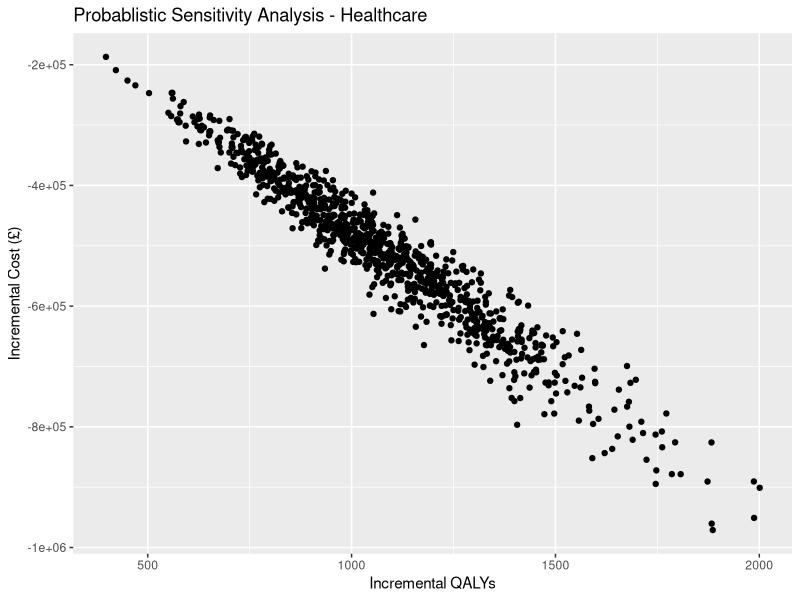
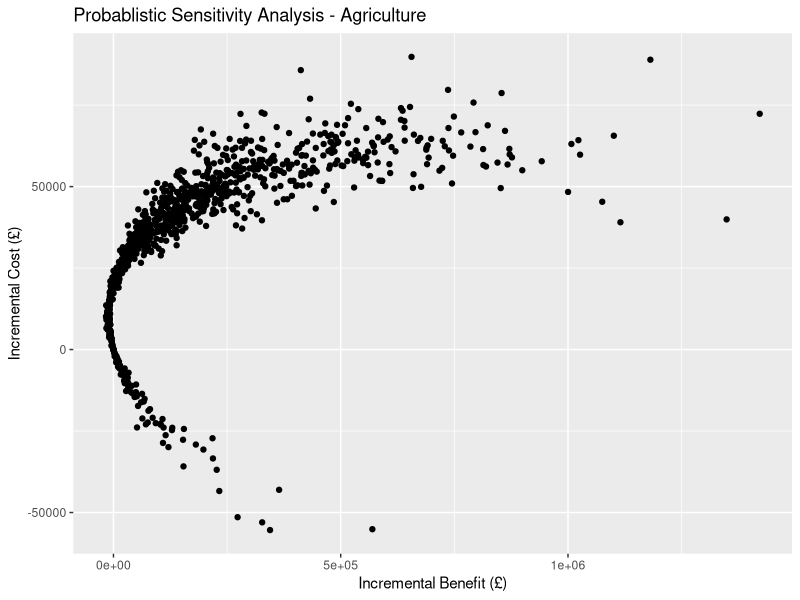
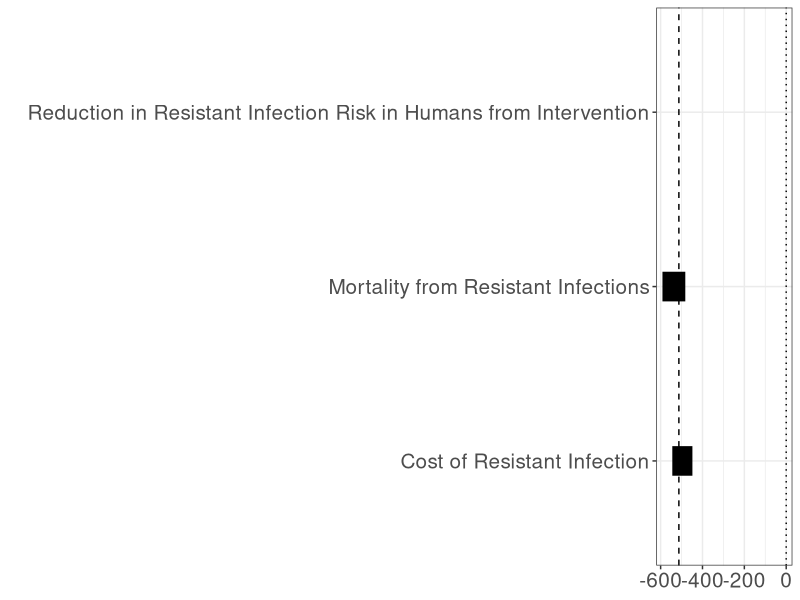
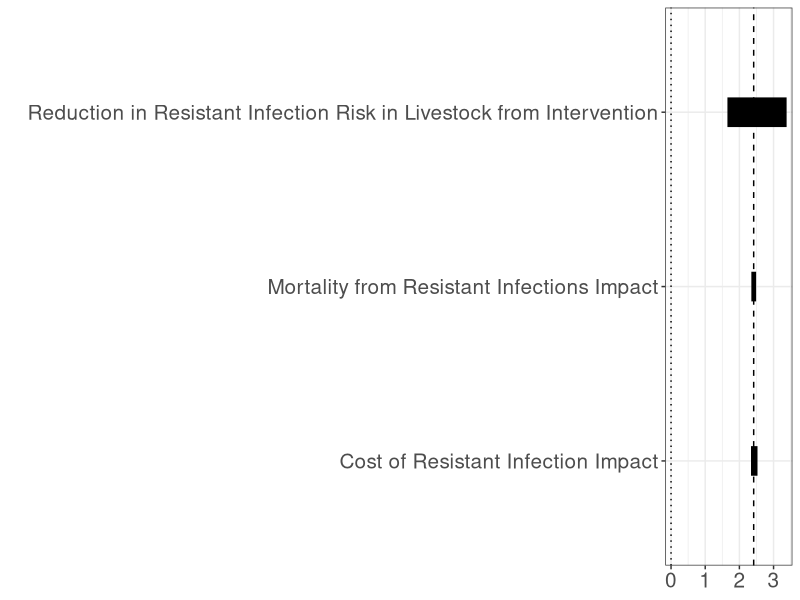

These figures' R source, in order:
####### LIBRARIES & DATA INPUts #######
library(data.table)


###### defined parameters across the sectors ######
n.t <- 10 ## time horizon
dr <- 0.035 ## discount rate
wtp <- 20000 ## willingness to pay per QALY gained

############# model functions
inputs <- read.csv("data/input.csv")
inputs <- as.data.table(inputs)

model <- function(inputs){

inputs[ , value := as.numeric(as.character(value))]

human <- inputs[scenario=="human_0" | scenario=="human_1"]
animal <- inputs[scenario=="animal_0" | scenario=="animal_1"]
intervention <- inputs[scenario=="intervention"]


##### functions used across the sectors##########
f_expvalue <- function(x,y,z){
  ## x is the epi matrix
  ## y is the cost matrix
  ## z is the reward matrix
  results <- matrix(c(sum(x*y),sum(x*z)),1,2)
  return(results)
  
}

f_di <- function(x,y){
  # function to apply a discount rate
  # x is cost
  # y is discount rate 
  x2 <- x - (x*y)
  return(x2)
}


###################*****HUMAN MODEL*****###########################

state_names <- c("well", "res","sus","dead") ## the compartments
transition_names  <- c("birth","r","s","mort_r", "mort_s","mort_w", "rec_r","rec_s")  ## the rates
parameter_names <- c(state_names, transition_names)

state_i <- c(intervention[parameter=="n_population",value], rep(0,length=length(state_names)-1))


m_param <- matrix(rep(0), nrow=n.t, ncol =length(parameter_names))
colnames(m_param) <- parameter_names
rownames(m_param) <- paste("cycle", 0:(n.t-1), sep  =  "")


m_param[ , "r"] <- rep(human[parameter=="well_r",value], n.t)
m_param[ , "s"] <- rep(human[parameter=="well_s",value], n.t)
m_param[ , "mort_r"] <- rep(human[parameter=="r_dead",value], n.t)
m_param[ , "mort_s"] <- rep(human[parameter=="s_dead",value], n.t)
m_param[ , "rec_r"] <- rep(1-(m_param[1,"mort_r"]), n.t)
m_param[ , "rec_s"] <- rep(1-(m_param[1,"mort_s"]), n.t)
m_param[ , "birth"] <- rep(human[parameter=="birth_well",value], n.t)
m_param[ , "mort_w"] <- rep(human[parameter=="well_dead",value], n.t)

m_param[1, 1:length(state_names)] <- state_i

f_human_epi <- function(m_param, n.t){
  for (i in 2:(n.t)){
    m_param[i,"well"] <- m_param[i-1,"well"] -(m_param[i-1,"r"]*m_param[i-1,"well"]) -
      (m_param[i-1,"s"]*m_param[i-1,"well"]) + (m_param[i-1,"birth"]*m_param[i-1,"well"])-
      (m_param[i-1,"mort_w"]*m_param[i-1,"well"])+(m_param[i-1,"rec_r"]*m_param[i-1,"res"])+
      (m_param[i-1,"rec_s"]*m_param[i-1,"sus"])
    
    m_param[i,"res"] <- m_param[i-1,"res"] + (m_param[i-1,"r"]*m_param[i-1,"well"]) - 
      (m_param[i-1,"mort_r"]*m_param[i-1,"res"]) - (m_param[i-1,"rec_r"]*m_param[i-1,"res"])
    
    m_param[i,"sus"] <- m_param[i-1,"sus"] + (m_param[i-1,"s"]*m_param[i-1,"well"])
    - (m_param[i-1,"mort_s"]*m_param[i-1,"sus"]) - (m_param[i-1,"rec_s"]*m_param[i-1,"sus"])
    
    m_param[i,"dead"] <- (m_param[i-1,"mort_r"]*m_param[i-1,"res"]) + (m_param[i-1,"mort_s"]*m_param[i-1,"sus"])+
      (m_param[i-1,"mort_w"]*m_param[i-1,"well"])
    ## note that this is the incidence of death due to how we then multiply with QALY loss but 
    # if change that should also add in + m_param[i-1,"dead"] 
  }
  return(m_param)
}

m_param <- f_human_epi(m_param,n.t)

#### HC system cost ###########
m_cost <- matrix(rep(0), nrow=n.t, ncol =length(parameter_names))
colnames(m_cost) <- parameter_names
rownames(m_cost) <- paste("cycle", 0:(n.t-1), sep  =  "")


c_r <- human[parameter=="r_cost",value]
c_s <- human[parameter=="s_cost",value]
  
cost_i <- c(0,c_r,c_s,0)
  
## start at cycle 1 so you do not multiply initial state vector 
m_cost[2, 1:length(state_names)] <- cost_i

for (j in 1:length(state_names)) {
  for (i in 3:(n.t)){
    m_cost[i,j] <- f_di(m_cost[i-1,j],dr)
  }  
}

#### HC system rewards ##################
m_rwd <- matrix(rep(0), nrow=n.t, ncol =length(parameter_names))
colnames(m_rwd) <- parameter_names
rownames(m_rwd) <- paste("cycle", 0:(n.t-1), sep  =  "")


r_r <- human[parameter=="hrqol_ill",value]
r_s <- human[parameter=="hrqol_ill",value]
r_d <- human[parameter=="hrqol_death",value]

rwd_i <- c(1,r_r,r_s,r_d)

## start at cycle 1 so you do not multiply initial state vector 
m_rwd[2, 1:length(state_names)] <- rwd_i

for (j in 1:length(state_names)) {
  for (i in 3:(n.t)){
    m_rwd[i,j] <- f_di(m_rwd[i-1,j],dr)
  }  
}


###################*****ANIMAL MODEL*****###########################


state_names_a <- c("well", "res","sus","fallen","sold") ## the compartments
transition_names_a  <- c("birth","r","s","mort_r", "mort_s","mort_w", "rec_r","rec_s","w_sold")  ## the rates
parameter_names_a <- c(state_names_a, transition_names_a)

state_i_a <- c(intervention[parameter=="n_animals",value], rep(0,length=length(state_names_a)-1))

m_param_a <- matrix(rep(0), nrow=n.t, ncol =length(parameter_names_a))
colnames(m_param_a) <- parameter_names_a
rownames(m_param_a) <- paste("cycle", 0:(n.t-1), sep  =  "")

m_param_a[ , "r"] <- rep(animal[parameter=="well_r",value], n.t)
m_param_a[ , "s"] <- rep(animal[parameter=="well_s",value], n.t)
m_param_a[ , "mort_s"] <- rep(animal[parameter=="s_dead",value], n.t)
m_param_a[ , "mort_r"] <- rep(m_param_a[1, "mort_s"]+((m_param_a[1, "mort_s"])*(animal[parameter=="r_dead_impact",value])), n.t)
m_param_a[ , "rec_r"] <- rep(1-(m_param[1,"mort_r"]), n.t)
m_param_a[ , "rec_s"] <- rep(1-(m_param[1,"mort_s"]), n.t)
m_param_a[ , "birth"] <- rep(animal[parameter=="birth_well",value], n.t)
m_param_a[ , "mort_w"] <- rep(animal[parameter=="well_dead",value], n.t)
m_param_a[ , "w_sold"] <- rep(animal[parameter=="well_sold",value], n.t)

m_param_a[1, 1:length(state_names_a)] <- state_i_a

f_animal_epi <- function(m_param_a, n.t){
for (i in 2:(n.t)){
  m_param_a[i,"well"] <- m_param_a[i-1,"well"] -(m_param_a[i-1,"r"]*m_param_a[i-1,"well"]) -
    (m_param_a[i-1,"s"]*m_param_a[i-1,"well"]) + (m_param_a[i-1,"birth"]*m_param_a[i-1,"well"])-
    (m_param_a[i-1,"mort_w"]*m_param_a[i-1,"well"])+(m_param_a[i-1,"rec_r"]*m_param_a[i-1,"res"])+
    (m_param_a[i-1,"rec_s"]*m_param_a[i-1,"sus"])-(m_param_a[i-1,"w_sold"]*m_param_a[i-1,"well"])
  
  m_param_a[i,"res"] <- m_param_a[i-1,"res"] + (m_param_a[i-1,"r"]*m_param_a[i-1,"well"]) - 
    (m_param_a[i-1,"mort_r"]*m_param_a[i-1,"res"]) - (m_param_a[i-1,"rec_r"]*m_param_a[i-1,"res"])
  
  m_param_a[i,"sus"] <- m_param_a[i-1,"sus"] + (m_param_a[i-1,"s"]*m_param_a[i-1,"well"])
  - (m_param_a[i-1,"mort_s"]*m_param_a[i-1,"sus"]) - (m_param_a[i-1,"rec_s"]*m_param_a[i-1,"sus"])
  
  m_param_a[i,"fallen"] <- m_param_a[i-1,"fallen"]+(m_param_a[i-1,"mort_r"]*m_param_a[i-1,"res"]) + (m_param_a[i-1,"mort_s"]*m_param_a[i-1,"sus"])+
    (m_param_a[i-1,"mort_w"]*m_param_a[i-1,"well"])
  
  m_param_a[i,"sold"] <- (m_param_a[i-1,"w_sold"]*m_param_a[i-1,"well"])
  ## note that theis is the incidence of death due to how we then multiply with income etc.
  # if change that should also add in + m_param[i-1,"sold"] 
}
return(m_param_a)
}

m_param_a <- f_animal_epi(m_param_a,n.t)

#### farm cost ###########
m_cost_a <- matrix(rep(0), nrow=n.t, ncol =length(parameter_names_a))
colnames(m_cost_a) <- parameter_names_a
rownames(m_cost_a) <- paste("cycle", 0:(n.t-1), sep  =  "")

c_s <- animal[parameter=="s_cost",value]
c_r <- c_s+(c_s*animal[parameter=="r_cost_impact",value])

cost_i_a <- c(0,c_r,c_s,0,0)

## start at cycle 1 so you do not multiply initial state vector 
m_cost_a[2, 1:length(state_names_a)] <- cost_i_a

for (j in 1:length(state_names_a)) {
  for (i in 3:(n.t)){
    m_cost_a[i,j] <- f_di(m_cost_a[i-1,j],dr)
  }  
}

#### farm rewards ##################
m_rwd_a <- matrix(rep(0), nrow=n.t, ncol =length(parameter_names_a))
colnames(m_rwd_a) <- parameter_names_a
rownames(m_rwd_a) <- paste("cycle", 0:(n.t-1), sep  =  "")


r_w <- animal[parameter=="i_animal",value]
r_sold <- animal[parameter=="i_animal",value]

rwd_i_a <- c(r_w,0,0,0,r_sold)

## start at cycle 1 so you do not multiply initial state vector 
m_rwd_a[2, 1:length(state_names_a)] <- rwd_i_a

for (j in 1:length(state_names_a)) {
  for (i in 3:(n.t)){
    m_rwd_a[i,j] <- f_di(m_rwd_a[i-1,j],dr)
  }  
}


##########*****INTERVENTION****** ############################

### reduction in incidence of drug resistant infections
### humans
m_param2 <- m_param

m_param2[ , "r"] <- rep(human[parameter=="well_r",value]-(human[parameter=="well_r",value]*intervention[parameter=="u_RH",value]), 
                          n.t)

## clear state values
m_param2[ , 1:length(state_names)] <- 0
m_param2[1, 1:length(state_names)] <- state_i

m_param2 <- f_human_epi(m_param2, n.t)

## animals
m_param_a2 <- m_param_a
m_param_a2[ , "r"] <- rep(animal[parameter=="well_r",value]-(animal[parameter=="well_r",value]*intervention[parameter=="u_RA",value]), 
                       n.t)
m_param_a2[ , 1:length(state_names_a)] <- 0
m_param_a2[1, 1:length(state_names_a)] <- state_i_a

m_param_a2 <- f_animal_epi(m_param_a2, n.t)

### costs and rewards are the same for healthcare system
## rewards are the same for farms
# costs change for each well add a cost of intervention

m_cost_a2 <- matrix(rep(0), nrow=n.t, ncol =length(parameter_names_a))
colnames(m_cost_a) <- parameter_names_a
rownames(m_cost_a) <- paste("cycle", 0:(n.t-1), sep  =  "")

c_s <- animal[parameter=="s_cost",value]
c_r <- c_s+(c_s*animal[parameter=="r_cost_impact",value])
c_interv <- intervention[parameter=="int_cost_per",value]

cost_i_a2 <- c(c_interv,c_r,c_s,0,0)

## start at cycle 1 so you do not multiply initial state vector 
m_cost_a2[2, 1:length(state_names_a)] <- cost_i_a2

for (j in 1:length(state_names_a)) {
  for (i in 3:(n.t)){
    m_cost_a2[i,j] <- f_di(m_cost_a2[i-1,j],dr)
  }  
}



############ RESULTS #######################
results_base_h <- f_expvalue(m_param,m_cost,m_rwd)
results_base_a <- f_expvalue(m_param_a,m_cost_a,m_rwd_a)
results_interv_h <- f_expvalue(m_param2,m_cost,m_rwd)
results_interv_a <- f_expvalue(m_param_a2,m_cost_a2,m_rwd_a)

total_results_HC<- matrix(rep(0), nrow=2, ncol=2)
colnames(total_results_HC) <- c("Costs (£)", "QALYs")
rownames(total_results_HC) <- c("Base Case", "Intervention")

total_results_HC[1,] <- results_base_h[1,]
total_results_HC[2,] <- results_interv_h[1,]

#### HC 
incr_cost <- (results_interv_h[1,1] - results_base_h[1,1])
incr_benefit <-  (results_interv_h[1,2]-results_base_h[1,2])
icer <- incr_cost/incr_benefit
NMB_H <- (incr_benefit*wtp)-(incr_cost)  # per person in the population

## Farm level
incr_cost_a <- (results_interv_a[1,1] - results_base_a[1,1])
incr_benefit_a <-  (results_interv_a[1,2]-results_base_a[1,2])

total_results_Ag<- matrix(rep(0), nrow=2, ncol=2)
colnames(total_results_Ag) <- c("Costs (£)", "Benefits (£)")
rownames(total_results_Ag) <- c("Base Case", "Intervention")

total_results_Ag[1,] <- results_base_a[1,]
total_results_Ag[2,] <- results_interv_a[1,]

CBR <- incr_benefit_a/incr_cost_a
NMB_A <- incr_benefit_a-incr_cost_a # per farm in the population

NMB_A_all <- NMB_A*intervention[parameter=="n_farms",value]

outputs <- data.table(incr_cost=incr_cost, incr_benefit=incr_benefit,
                      incr_cost_a=incr_cost_a, incr_benefit_a=incr_benefit_a,
                      icer=icer, CBR = CBR, NMB_H=NMB_H, NMB_A=NMB_A)

return(outputs)

}

######### sensitivity analysis ######################

## number of parameters
nr <- nrow(inputs)
## number of psa runs
npsa <- 1000

######## running different sampling distributions based on the distribution types
####**** beta moments****####

mbeta <- inputs[distribution=="beta"]
mbeta[ , alpha := ((value^2)*(1-value)/(low^2))-(value)]
mbeta[ , beta := alpha*((1-value)/value)]

sampling.beta <- function(x, n.t) {
  set.seed(123)
  scenario<- x[n.t, "scenario"]
  parameter <- x[n.t, "parameter"]
  al <- as.numeric(x[n.t, "alpha"])
  be <- as.numeric(x[n.t, "beta"])
  vec <- rbeta(1000, al, be)
  runid <- c(1:1000)
  dt <- data.table(runid=runid, scenario, parameter,value=vec)
  return(dt)
}

l.mbeta <- list()
# for each subgroup + resistance type
for (i in 1:nrow(mbeta)) {
  n.t <- i
  l.mbeta[[i]] <- sampling.beta(mbeta,n.t)
}


#####**** beta *****####
# with count - not currently used

#####**** lognormal ****######
# haven't done a gamma one in this current iteration 
ln.d <- inputs[distribution=="lognormal"]
ln.d[ , se := as.numeric(as.character(low))]
ln.d[ ,location := log(value^2 / sqrt(se^2 + value^2))]
ln.d[ , shape := sqrt(log(1 + (se^2 / value^2)))]


sampling.ln <- function(x, n.t) {
  set.seed(123)
  scenario<- x[n.t, "scenario"]
  parameter <- x[n.t, "parameter"]
  al <- as.numeric(x[n.t, "location"])
  be <- as.numeric(x[n.t, "shape"])
  vec <- rlnorm(1000, al, be)
  runid <- c(1:1000)
  dt <- data.table(runid=runid, scenario, parameter,value=vec)
  return(dt)
}

l.lognorm <- list()


for (i in 1:nrow(ln.d)) {
  n.t <- i
  l.lognorm[[i]] <- sampling.ln(ln.d,n.t)
}



###**** normal****#####
norm.d <- inputs[distribution=="normal"]
norm.d[ , SD := low]   

sampling.n <- function(x,n.t) {
  set.seed(123)
  scenario<- x[n.t, "scenario"]
  parameter <- x[n.t, "parameter"]
  al <- as.numeric(norm.d[n.t, "value"])
  be <- as.numeric(norm.d[n.t, "SD"])
  vec <- rnorm(1000, al, be)
  runid <- c(1:1000)
  dt <- data.table(runid, scenario, parameter,value=vec)
  return(dt)
}

l.norm <- list()

for (i in 1:nrow(norm.d)) {
  n.t <- i
  l.norm[[i]] <- sampling.n(norm.d,n.t)
}

### uniform distribution
###**** normal****#####
uni.d <- inputs[distribution=="uniform"]

sampling.u <- function(x,n.t) {
  set.seed(123)
  scenario<- x[n.t, "scenario"]
  parameter <- x[n.t, "parameter"]
  mn <- as.numeric(uni.d[n.t, "low"])
  mx <- as.numeric(uni.d[n.t, "high"])
  vec <- runif(1000, mn, mx)
  runid <- c(1:1000)
  dt <- data.table(runid, scenario, parameter,value=vec)
  return(dt)
}

l.uni <- list()

for (i in 1:nrow(uni.d)) {
  n.t <- i
  l.uni[[i]] <- sampling.u(uni.d,n.t)
}

### just repeat for those not in PSA analysis currently the same values 1000 times

other.d <- inputs[is.na(distribution)]


sampling.other <- function(x, n.t) {
  scenario<- x[n.t, "scenario"]
  parameter <- x[n.t, "parameter"]
  vec <- x[n.t, "value"]
  runid <- c(1:1000)
  dt <- data.table(runid, scenario, parameter,value=vec)
  return(dt)
}

l.other <- list()


for (i in 1:nrow(other.d)) {
  n.t <- i
  l.other[[i]] <- sampling.other(other.d,n.t)
}


###### combine to form 1000 data.tables to pull the parameters from 

### restack the individual lists before joining
mbeta <- rbindlist(l.mbeta)
mnorm <- rbindlist(l.norm)
lognorm <- rbindlist(l.lognorm)
uniform <- rbindlist(l.uni)
other <- rbindlist(l.other)

# Change colname of last data frame
colnames(other)[colnames(other) == "value.value"] <- "value"


## create data.table of all the current lists
psa.data <- list(mbeta, mnorm, lognorm, uniform,other)
bigdata <- rbindlist(psa.data)

## create array of each run to pull from for the model
# probably a faster way to do this 
# number of columns
nc <- ncol(psa.data[[1]])
cols <- colnames(bigdata)

#  Preallocate 
# psa.values <- array(0,
#                     dim = c(nr, nc, npsa),
#                     dimnames = list(1:nr, cols,
#                                     paste("run", 1:npsa, sep = "")))
# # fill
# for (i in 1:npsa) {
#   psa.values[, ,i] <- as.matrix(bigdata[runid==i])
# }

# ## save
# save(psa.values, file="data/psa.RData")


psa_output <- data.table(incr_cost=rep(0,1000),
                          incr_benefit=rep(0,1000),
                         incr_cost_a=rep(0,1000),
                         incr_benefit_a=rep(0,1000),
                         icer=rep(0,1000),
                         CBR=rep(0,1000),
                         NMB_H=rep(0,1000),
                         NMB_A=rep(0,1000))

for (i in 1:1000){
  
  inputs <- as.data.table(bigdata[runid==i])
  
  psa_output[i, ] <- model(inputs)
  
}

# save list
# save(psa_output, file="data/PSA-output.RData")

library(ggplot2)

ggplot(psa_output, aes(x=incr_benefit, y=incr_cost)) +
  geom_point() +labs(x = "Incremental QALYs", y="Incremental Cost (£)")+
  labs(title = "Probablistic Sensitivity Analysis - Healthcare")

ggplot(psa_output, aes(x=incr_benefit_a, y=incr_cost_a)) +
  geom_point() +labs(x = "Incremental Benefit (£)", y="Incremental Cost (£)")+
  labs(title = "Probablistic Sensitivity Analysis - Agriculture")



#################### univariate sensitivity analysis (two-way)


inputs <- read.csv("data/input.csv")
inputs <- as.data.table(inputs)

inputs.urh.low <- inputs
inputs.urh.low[parameter=="u_RH", value := 0.05]
model(inputs.urh.low)

inputs.urh.high <- inputs
inputs.urh.high[parameter=="u_RH", value := 0.13]
model(inputs.urh.high)

inputs.rcost.low <- inputs
inputs.rcost.low[parameter=="r_cost" & scenario=="human_0", value := 1400]
model(inputs.rcost.low)

inputs.rcost.high <- inputs
inputs.rcost.high[parameter=="r_cost" & scenario=="human_0", value := 1700]
model(inputs.rcost.high)

inputs.rmort.low <- inputs
inputs.rmort.low[parameter=="r_dead" & scenario=="human_0", value := 0.15]
model(inputs.rmort.low)

inputs.rmorthigh.high <- inputs
inputs.rmorthigh.high[parameter=="r_dead" & scenario=="human_0", value := 0.20]
model(inputs.rmorthigh.high)

#### hand input the results for univariate for now for plot

library(ggplot2)

tornado1 <- data.frame(variable = c("Reduction in Resistant Infection Risk in Humans from Intervention",
                            "Cost of Resistant Infection",
                            "Mortality from Resistant Infections"),
                  min = c(-512.8244, -448.1568, -482.11),
                  max = c(-512.8295, -544.2149, -591.29))

save(tornado1, file="data/tornado_HC.RData")

basecase1 <- -512.8295
  
ggplot(tornado1, aes(variable, ymin = min, ymax = max)) +
  geom_linerange(size = 10) +
  coord_flip() +
  xlab("") +
  geom_hline(yintercept = 0, linetype = "dotted") +
  geom_hline(yintercept = basecase1, linetype = "dashed") +
  theme_bw() +
  theme(axis.text = element_text(size = 15))


### same for agriculture parameters

inputs <- read.csv("data/input.csv")
inputs <- as.data.table(inputs)
inputs.urh.low <- inputs
inputs.urh.low[parameter=="u_RA", value := 0.17]
model(inputs.urh.low)

inputs <- read.csv("data/input.csv")
inputs <- as.data.table(inputs)
inputs.urh.high <- inputs
inputs.urh.high[parameter=="u_RA", value := 0.32]
model(inputs.urh.high)

inputs <- read.csv("data/input.csv")
inputs <- as.data.table(inputs)
inputs.rcost.low <- inputs
inputs.rcost.low[parameter=="r_cost_impact" & scenario=="animal_0", value := 0.05]
model(inputs.rcost.low)

inputs <- read.csv("data/input.csv")
inputs <- as.data.table(inputs)
inputs.rcost.high <- inputs
inputs.rcost.high[parameter=="r_cost_impact" & scenario=="animal_0", value := 0.5]
model(inputs.rcost.high)

inputs <- read.csv("data/input.csv")
inputs <- as.data.table(inputs)
inputs.rmort.low <- inputs
inputs.rmort.low[parameter=="r_dead_impact" & scenario=="animal_0", value := 0.05]
model(inputs.rmort.low)

inputs <- read.csv("data/input.csv")
inputs <- as.data.table(inputs)
inputs.rmorthigh.high <- inputs
inputs.rmorthigh.high[parameter=="r_dead_impact" & scenario=="animal_0", value := 0.50]
model(inputs.rmorthigh.high)

tornado2 <- data.frame(variable = c("Reduction in Resistant Infection Risk in Livestock from Intervention",
                                    "Cost of Resistant Infection Impact",
                                    "Mortality from Resistant Infections Impact"),
                       min = c(1.65, 2.34, 2.35),
                       max = c(3.382, 2.53,2.49))

save(tornado2, file="data/tornado_Agr.RData")

basecase2 <- 2.418353

ggplot(tornado2, aes(variable, ymin = min, ymax = max)) +
  geom_linerange(size = 10) +
  coord_flip() +
  xlab("") +
  geom_hline(yintercept = 0, linetype = "dotted") +
  geom_hline(yintercept = basecase2, linetype = "dashed") +
  theme_bw() +
  theme(axis.text = element_text(size = 15))